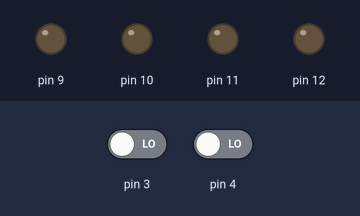
This sketch was run on a simulated Arduino Uno, built with avr-gcc and run on an emulated ATmega328P. Shown: output pins drawn as LEDs (lit = HIGH). The test bench sets the inputs (shaded band); at power-on: pin 3 LOW, pin 4 LOW.

Above: at 1.2 s.
1.3 s: pin 3 driven HIGH
At 2.3 s:
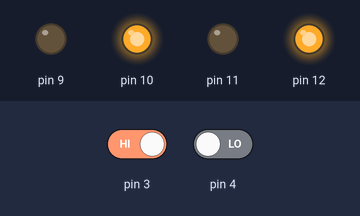
2.8 s: pin 4 driven HIGH
At 3.7 s:
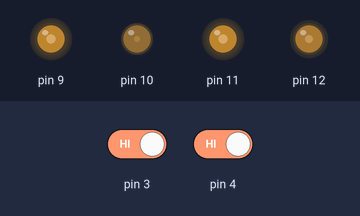
4.3 s: pin 3 driven LOW
At 5.5 s:
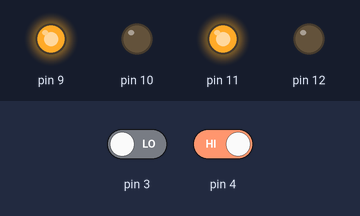
5.8 s: pin 3 driven HIGH and pin 4 driven LOW
At 6.9 s:
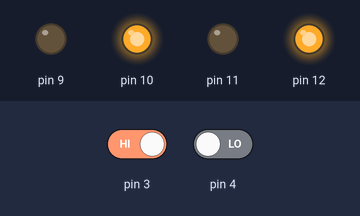
Timing chart, 0 to 8.3 s (numbered marks = the images above; inputs shaded):
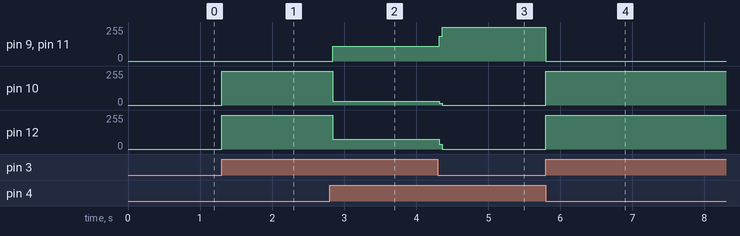

Measured:
- after the input at 1.3 s, pin 10, pin 12: 0/255 → 255/255 at once
- after the input at 2.8 s, pin 9, pin 11: 0/255 → 112/255 at once; pin 10: 255/255 → 28/255 at once; pin 12: 255/255 → 73/255 at once
- after the input at 4.3 s, pin 9, pin 11: 112/255 → 255/255 at once; pin 10: 28/255 → 0/255 at once; pin 12: 73/255 → 0/255 at once
- after the input at 5.8 s, pin 9, pin 11: 255/255 → 0/255 at once; pin 10, pin 12: 0/255 → 255/255 at once

The sketch:

wheels_driver_arduino_code.ino
```cpp
int b1 = 0;   //first button input
int b2 = 0;   //second button input
void setup() {
  //output pins to connect to the driver
  pinMode(9,OUTPUT);
  pinMode(10,OUTPUT);
  pinMode(11,OUTPUT);
  pinMode(12,OUTPUT);
  //input pins for forward and reverse drive
  pinMode(3,INPUT);
  pinMode(4,INPUT);

}

void loop() {
 //read the drive command
  b1=digitalRead(3);
  b2=digitalRead(4);
  //forward or reverse if statement
  if(b1==HIGH){
    digitalWrite(9,LOW);
    digitalWrite(11,LOW);
    digitalWrite(12,HIGH);
    digitalWrite(10,HIGH);
    }
  else{
    digitalWrite(12,LOW);
    digitalWrite(10,LOW);
    }
  if(b2==HIGH){
    digitalWrite(10,LOW);
    digitalWrite(12,LOW);
    digitalWrite(9,HIGH);
    digitalWrite(11,HIGH);
    }
  else{
    digitalWrite(9,LOW);
    digitalWrite(11,LOW);
    }
}
```
